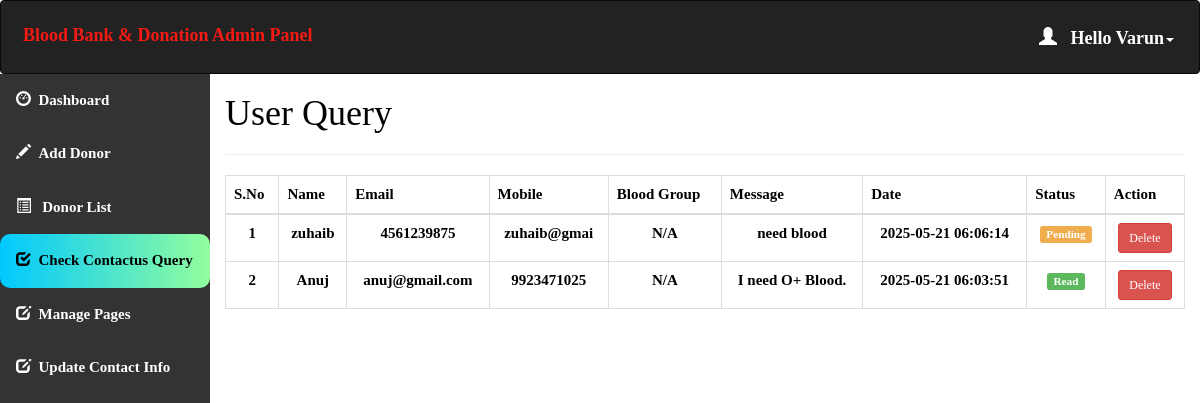
Screenshot of /query.php (signed in) with the database file from the repository.
### tables this page shows
CREATE TABLE `contact_query` (
  `query_id` int(11) NOT NULL,
  `query_name` varchar(100) NOT NULL,
  `query_mail` varchar(120) NOT NULL,
  `query_number` char(11) NOT NULL,
  `query_message` longtext NOT NULL,
  `query_date` timestamp NOT NULL DEFAULT current_timestamp() ON UPDATE current_timestamp(),
  `query_status` int(11) DEFAULT NULL
);

### query.php (the view, shortened to what this page needs)
<!DOCTYPE html>
<html>
<head>
  <link rel="stylesheet" href="https://maxcdn.bootstrapcdn.com/bootstrap/3.4.1/css/bootstrap.min.css">
</head>
<body style="color:black">
  <?php
  include 'conn.php';
  if (isset($_SESSION['loggedin']) && $_SESSION['loggedin'] == true) {
  ?>
    <div id="header">
      <?php include 'header.php'; ?>
    </div>
    <div id="sidebar">
      <?php $active = "query"; include 'sidebar.php'; ?>
    </div>
    <div id="content">
      <div class="content-wrapper">
        <div class="container-fluid">
          <div class="row">
            <div class="col-md-12">
              <h1 class="page-title">User Query</h1>
              <hr>
            </div>
          </div>
          <?php
          $limit = 10;
          $page = isset($_GET['page']) ? (int)$_GET['page'] : 1;
          $offset = ($page - 1) * $limit;
          $count = $offset + 1;
          $sql = "SELECT * FROM contact_query ORDER BY query_date DESC LIMIT {$offset}, {$limit}";
          $result = mysqli_query($conn, $sql);
          if (mysqli_num_rows($result) > 0) {
          ?>
            <div class="table-responsive">
              <table class="table table-bordered text-center">
                <thead>
                  <tr>
                    <th>S.No</th>
                    <th>Name</th>
                    <th>Email</th>
                    <th>Mobile</th>
                    <th>Blood Group</th>
                    <th>Message</th>
                    <th>Date</th>
                    <th>Status</th>
                    <th>Action</th>
                  </tr>
                </thead>
                <tbody>
                  <?php while ($row = mysqli_fetch_assoc($result)) { ?>
                    <tr>
                      <td><?php echo $count++; ?></td>
                      <td><?php echo htmlspecialchars($row['query_name']); ?></td>
                      <td><?php echo htmlspecialchars($row['query_mail']); ?></td>
                      <td><?php echo htmlspecialchars($row['query_number']); ?></td>
                      <td><?php echo htmlspecialchars($row['blood_group'] ?? 'N/A'); ?></td>
                      <td><?php echo htmlspecialchars($row['query_message']); ?></td>
                      <td><?php echo htmlspecialchars($row['query_date']); ?></td>
                      <td>
                        <?php if ($row['query_status'] == 1) {
                          echo "<span class='label label-success'>Read</span>";
                        } else { ?>
                          <a href="mark_read.php?id=<?php echo $row['query_id']; ?>" onclick="return confirm('Mark as read?');" class="label label-warning">Pending</a>
                        <?php } ?>
                      </td>
                      <td>
                        <a href="delete_query.php?id=<?php echo $row['query_id']; ?>" onclick="return confirm('Delete this query?');" class="btn btn-danger btn-sm">Delete</a>
                      </td>
                    </tr>
                  <?php } ?>
                </tbody>
              </table>
            </div>
          <?php } else {
            echo "<div class='alert alert-warning text-center'>No queries found.</div>";
          } ?>
        </div>
      </div>
    </div>
  <?php } ?>
</body>
</html>

### header.php (shortened to what this page needs)
<!DOCTYPE html>
<html>
<head>
  <link rel="stylesheet" href="https://maxcdn.bootstrapcdn.com/bootstrap/3.4.1/css/bootstrap.min.css">
</head>
<body>
<nav class="navbar navbar-inverse">
  <div class="container-fluid">
    <div class="navbar-header">
      <a class="navbar-brand" id="qq" href="dashboard.php" style="color:#F51A14;">Blood Bank & Donation Admin Panel</a>
    </div>
    <ul class="nav navbar-nav navbar-right">
      <li class="dropdown"><a class="dropdown-toggle" id="qw" data-toggle="dropdown" href="#" style="font-weight:bold;color:white "> <span class="glyphicon glyphicon-user"></span>&nbsp&nbsp
        <?php
        include 'conn.php';
        $username=$_SESSION['username'];
        $sql="select * from admin_info where admin_username='$username'";
        $result=mysqli_query($conn,$sql) or die("query failed.");
        $row=mysqli_fetch_assoc($result);
        echo "Hello ".$row['admin_name'];
       ?><span class="caret"></span></a>
    </li>
    </ul>
  </div>
</nav>
</body></html>

### sidebar.php (shortened to what this page needs)
<!DOCTYPE html>
<html>
<head>
    <link rel="stylesheet" href="https://maxcdn.bootstrapcdn.com/bootstrap/3.4.0/css/bootstrap.min.css">
</head>
<body>
<div class="sidebar" ><b>
  <a href="dashboard.php"   <?php if($active=='dashboard') echo "class='act'"; ?>><span class="glyphicon glyphicon-dashboard"></span>&nbsp&nbspDashboard</a>
  <a href="add_donor.php"   <?php if($active=='add') echo "class='act'"; ?>><span class="glyphicon glyphicon-pencil"></span>&nbsp&nbspAdd Donor</a>
  <a href="donor_list.php"   <?php if($active=='list') echo "class='act'"; ?>><span class="glyphicon glyphicon-list-alt"></span>&nbsp&nbsp Donor List</a>
  <a href="query.php"   <?php if($active=='query') echo "class='act'"; ?>><span class="glyphicon glyphicon-check"></span>&nbsp&nbspCheck Contactus Query</a>
    <a href="pages.php"   <?php if($active=='pages') echo "class='act'"; ?>><span class="glyphicon glyphicon-edit"></span>&nbsp&nbspManage Pages</a>
  <a href="update_contact.php"   <?php if($active=='contact') echo "class='act'"; ?>><span class="glyphicon glyphicon-edit"></span>&nbsp&nbspUpdate Contact Info</a>
</div>

### query.php (style rules this page uses)
#sidebar { position: relative; margin-top: -20px; }
#content { position: relative; margin-left: 210px; }

### header.php (style rules this page uses)
.navbar { background-color: #333333 ; padding: 10px 10px; color:#FF0404 ; }
.navbar a { float: left; color: white; text-align: center; padding: 12px; text-decoration: none; font-size: 18px; line-height: 25px; }
.navbar-brand { font-size: 25px; font-weight: bold; }
.navbar a { float: none; display: block; text-align: left; }
.navbar-right { float: none; }

### sidebar.php (style rules this page uses)
body { margin: 0; font-family: 'Averia Gruesa Libre';font-size: 15px; color:#F8F9F9; }
.sidebar { margin: 0; padding: 0; width: 210px; background-color: #333333; position: fixed; height: 100%; overflow: auto; }
.sidebar a { display: block; color: white; padding: 16px; text-decoration: none; }
a.act { background: linear-gradient(to right, #00C9FF 0%, #92FE9D 100%); color: black; border-radius:10px; }

### rows the page displays
contact_query: query_name "zuhaib", query_mail "4561239875", query_number "zuhaib@gmai", blood_group "N/A", query_message "need blood", query_date "2025-05-21 06:06:14"
contact_query: query_name "Anuj", query_mail "anuj@gmail.com", query_number "9923471025", blood_group "N/A", query_message "I need O+ Blood.", query_date "2025-05-21 06:03:51", query_status "Read"

### other values shown
$row['admin_name'] "Varun"
